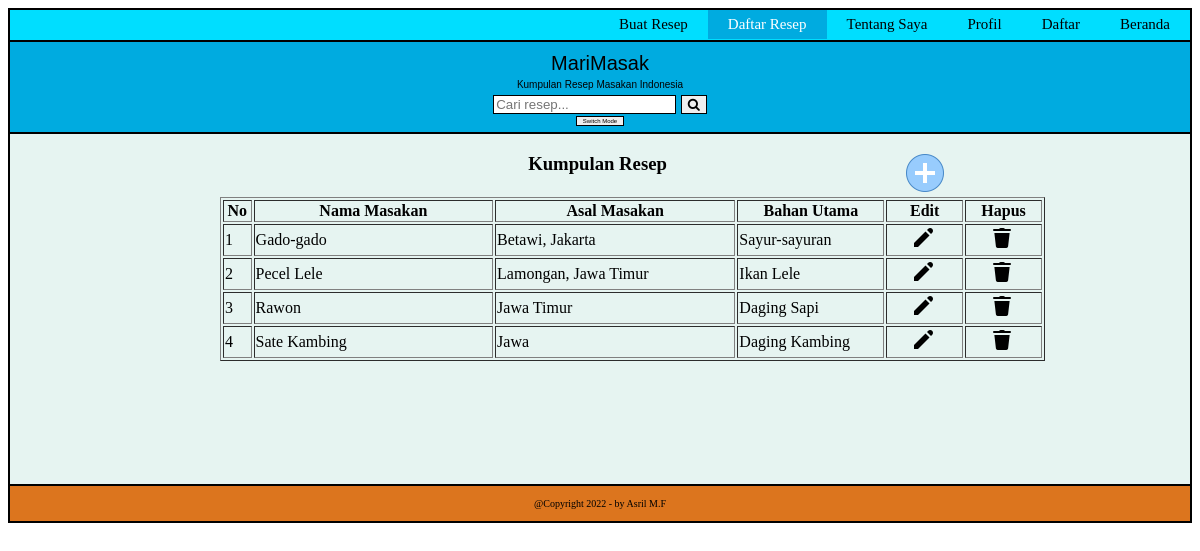
The app's page /resep.php with its own data.
### tables this page shows
CREATE TABLE `kumpulan_resep` (
  `id_resep` int(11) NOT NULL,
  `nama_masakan` varchar(50) NOT NULL,
  `asal_makanan` varchar(50) NOT NULL,
  `bahan_utama` varchar(25) NOT NULL
);

### resep.php (the view, shortened to what this page needs)
<?php
    require 'config.php';
    $result = mysqli_query($db, "SELECT * FROM kumpulan_resep");
?>
<!DOCTYPE html>
<html lang="en">
<head>
    <link rel="stylesheet" href="style.css">
    <link rel="stylesheet" href="gambar">
    <link rel="stylesheet" href="https://cdnjs.cloudflare.com/ajax/libs/font-awesome/4.7.0/css/font-awesome.min.css">
</head>
<body>
    <div class="header">
        <div class="h-list">
                <a class="home" href="index.php">Beranda</a>
                <a class="register" href="register.php">Daftar</a>
                <a class="profil" href="akun.php">Profil</a>
                <a onclick="tentang()" class="aboutMe" href="aboutMe.php">Tentang Saya</a>
                <a class="menu-resep" href="resep.php">Daftar Resep</a>
                <a class="b-resep" href="buat.php">Buat Resep</a>
        </div>
    </div>
    <div class="navbar">
        <div class="n-logo">
            <p class="logo">MariMasak</p>
            <p class="teks">Kumpulan Resep Masakan Indonesia</p>
            <input type="text" placeholder="Cari resep...">
            <button class="cari" type="submit"><i class="fa fa-search"></i></button> <br>
            <br>
            <br> <button class="mode" onclick="myFunction()">Switch Mode</button>
        </div>
    </div>
    <div class="main">
        <div class="m-resep">
            <div class="tambah">
                <a href="buat.php">
                    <img src="gambar/create.png"></img>
                </a>
            </div>
            <h3>Kumpulan Resep</h3>
            <div class="t-resep">
                <table border=1 width="825px">
                    <tr>
                        <th width="25px" class="nomor">No</th>
                        <th width="250px">Nama Masakan</th>
                        <th width="250px">Asal Masakan</th>
                        <th width="150px">Bahan Utama</th>
                        <th width="75px">Edit</th>
                        <th width="75px">Hapus</th>
                    </tr>
                    <?php
                        $i = 1;
                        while($row = mysqli_fetch_array($result)) {
                    ?>
                    <tr>
                        <td><?=$i;?></td>
                        <td><?=$row['nama_masakan'] ?></td>
                        <td><?=$row['asal_makanan'] ?></td>
                        <td><?=$row['bahan_utama'] ?></td>
                        <td>
                            <a href="edit.php?id=<?=$row['id_resep'];?>">
                            <img src="gambar/edit.png" class="action"></img>
                            </a>
                        </td>
                        <td>
                            <a href="hapus.php?id=<?=$row['id_resep'];?>">
                                <img src="gambar/delete.png" class="action"></img>
                            </a>
                        </td>
                    </tr>
                    <?php
                        $i++;
                            }
                    ?>
                </table>
            </div>
        </div>
    </div>
    <div class="footer">
        <div class="f-teks">
            <p>@Copyright 2022 - by Asril M.F</p>
        </div>
    </div>
</body>
</html>

### style.css (style rules this page uses)
body { background-color: white; }
.header { height: 30px; background-color: #00DEFF; border: 2px solid black; }
.h-list { overflow: hidden; }
.h-list a { float: right; color: black; text-align: center; padding: 6px 20px; text-decoration: none; font-size: 15px; }
.h-list a.home { background-color: #00ABE0; color: white; }
.h-list a.aboutMe { background-color: #00DEFF; }
.navbar { height: 90px; background-color: #00ABE0; border-left: 2px solid black; border-right: 2px solid black; }
button { cursor: pointer; border: 1.5px solid black; text-align: center; font-size: 6px; }
.n-logo { font-family: Impact, Haettenschweiler, 'Arial Narrow Bold', sans-serif; padding: 1px; text-align: center; line-height: 1px; }
.n-logo input[type=text] { border: 1.5px solid black; }
.n-logo button[type=submit] { border: 1.5px solid black; }
.logo { font-size: 20px; }
.teks { font-size: 10px; line-height: 1px; }
.cari { font-size: 13px; }
.main { height: 350px; background-color: #E6F4F1; border: 2px solid black; }
.footer { height: 35px; background-color: #DC751E; border-left: 2px solid black; border-right: 2px solid black; border-bottom: 2px solid black; }
.f-teks { text-align: center; padding-top: 2px; font-size: 10px; color: black; }

### resep.php (style rules this page uses)
.h-list a.home { background-color: #00DEFF; color: black; }
.h-list a.menu-resep { background-color: #00ABE0; color: white; }
.t-resep { margin-left: 210px; }
h3 { text-align: center; margin-left: 280px; }
.action { margin-left: 23px; color: green; }
.tambah { float: right; margin-right: 245px; text-decoration: none; }

### records on screen
kumpulan_resep: nama_masakan "Gado-gado", asal_makanan "Betawi, Jakarta", bahan_utama "Sayur-sayuran"
kumpulan_resep: nama_masakan "Pecel Lele", asal_makanan "Lamongan, Jawa Timur", bahan_utama "Ikan Lele"
kumpulan_resep: nama_masakan "Rawon", asal_makanan "Jawa Timur", bahan_utama "Daging Sapi"
kumpulan_resep: nama_masakan "Sate Kambing", asal_makanan "Jawa", bahan_utama "Daging Kambing"
